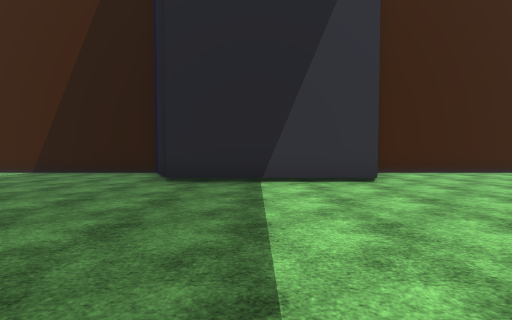
view 1 (above)

21 first-person views from a walk through a Unity game level. The camera is 1.4 m above the floor, tilts 2° down and sees 90° across. The floor is counted in squares, 2 m on a side. Each view is taken from the middle of a square. On the plan, view 1 faces up. The plan holds only what a view shows up to about 9 squares ahead; the rest is blank. The place goes on beyond the plan. Some surface patterns are stand-ins.

view 2
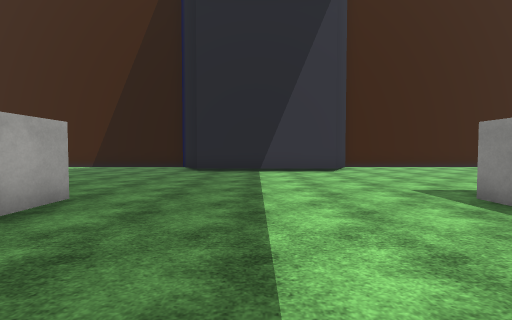

view 3
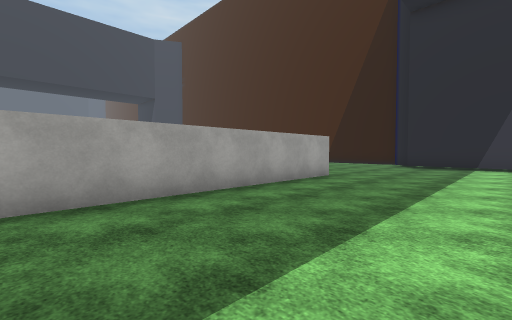

view 4
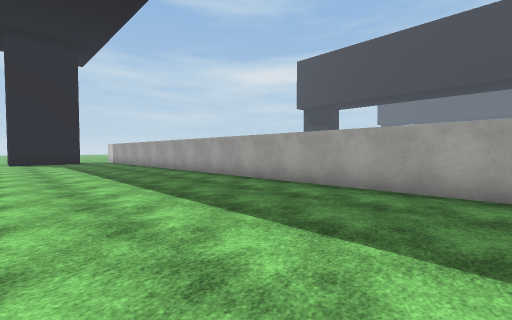

view 5
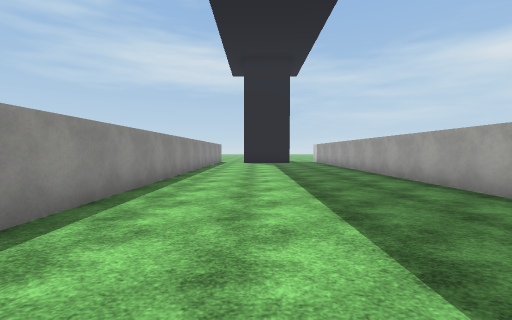

view 6
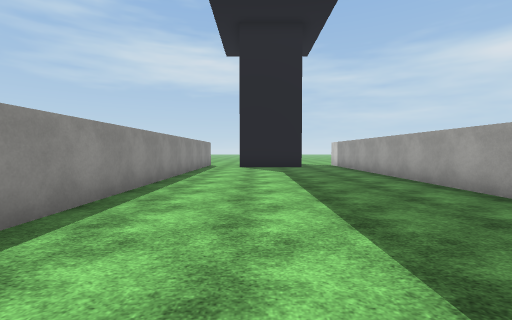

view 7
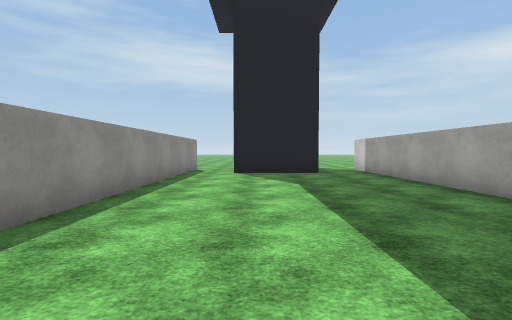

view 8
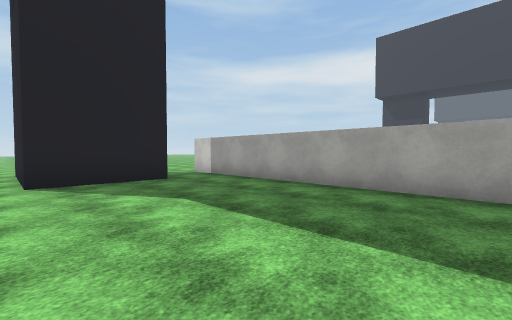

view 9
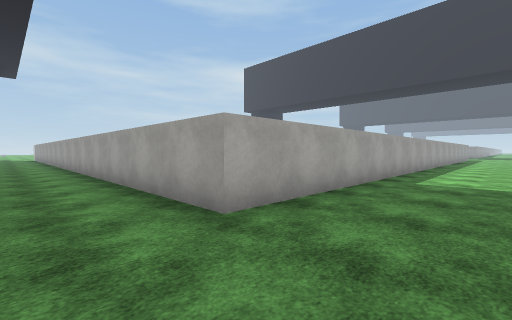

view 10
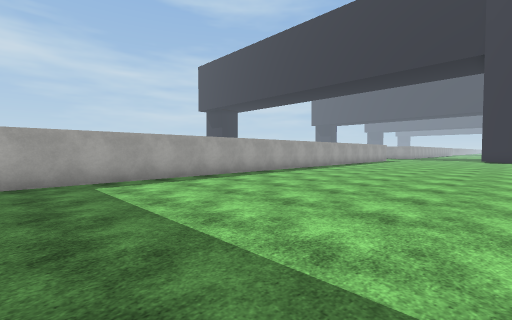

view 11
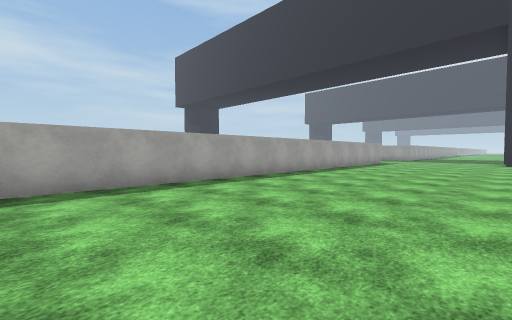

view 12
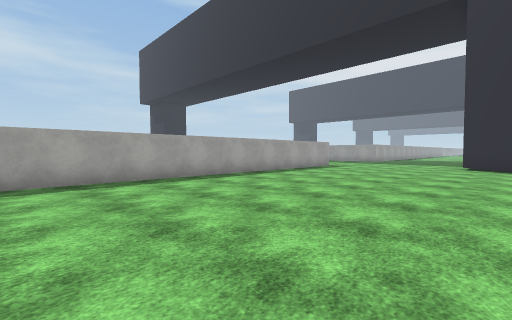

view 13
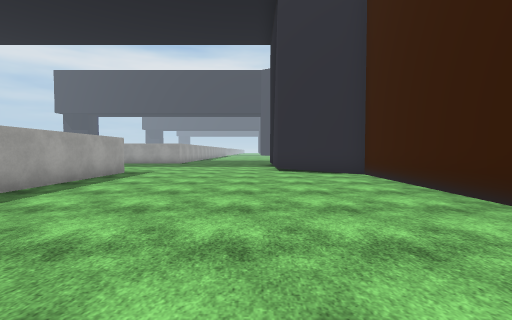

view 14
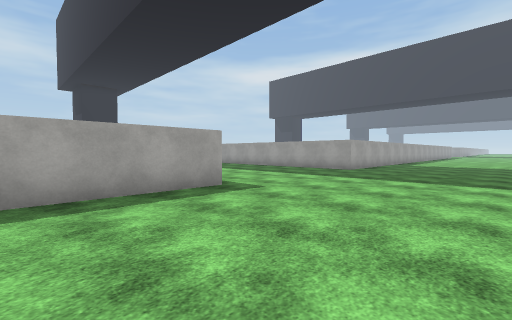

view 15
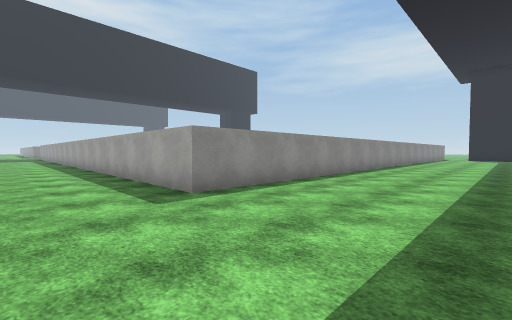

view 16
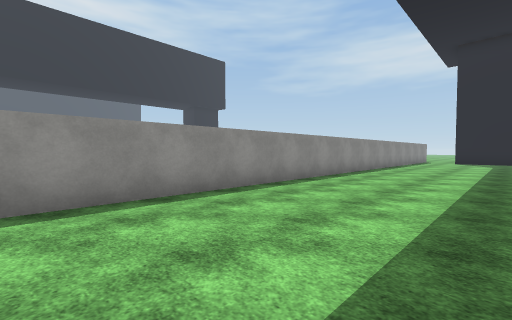

view 17
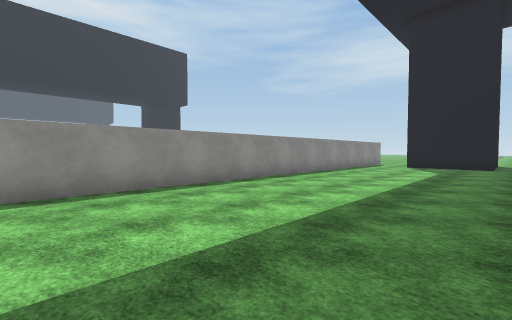

view 18
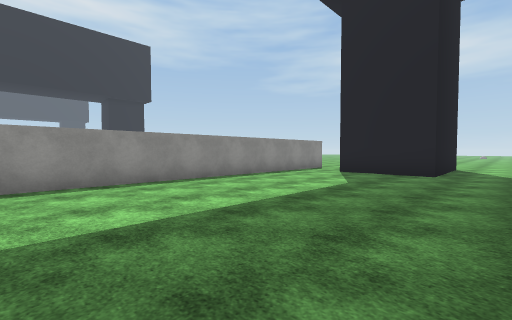

view 19
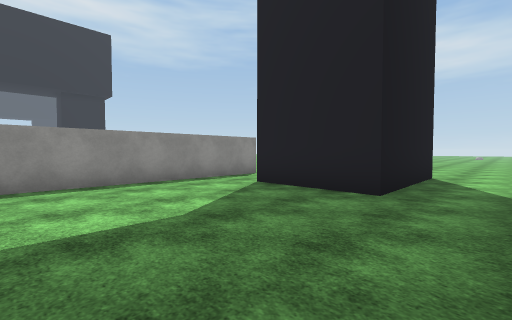

view 20
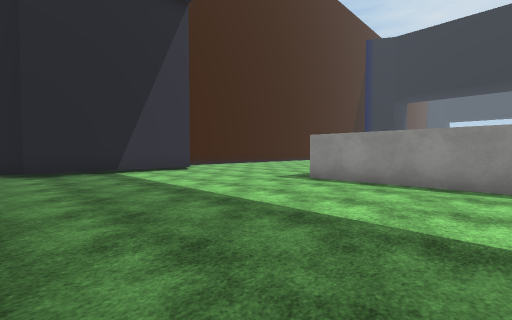

view 21
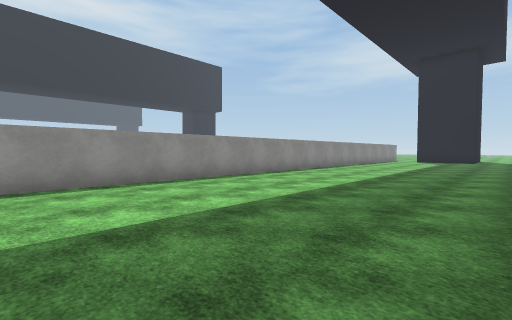

### Floor plan
Points are (right, up) in squares from view 1. A wall is a line through its corners. A room is listed if a view was taken in it or the views show most of it. See-through windows are left out.
Room 1 (views 1, 2, 3, 4, 5, 6, 7, 8, 9, 10, 11, 12, 13, 14, 15, 16, 17, 18, 19, 20, 21)
walls: (-20.1, 8.3) (-24.6, 8.3) (-25.9, 5.7); (-27, 5.7) (-30.6, 5.7) (-31, 6.7); (3.2, 0.1) (3.2, 0.8); (2.8, 5.7) (-2, 5.7) (-3.2, 8.3) (-8.2, 8.3); (6.5, 8.3) (3.9, 8.3); (-1, -20.2) (1.7, -20.2) (1.7, -21.4); (-25.3, -21.8) (-25.3, 0.8) (-2.8, 0.8) (-2.8, -21.8); (3.2, -21) (3.2, -7.1); (-29.6, -23.9) (-29.6, -20.2) (-26.8, -20.2)
ways out: opening at (-30.5, -24.5); opening at (-2, -22); opening at (2, -21)

Positions as (right, up) in squares from view 1, and headings:
1: (0, 0), facing up
2: (0, -3), facing up
3: (1, -6), facing up-left
4: (2, -4), facing down-left
5: (1, -5), facing down
6: (1, -9), facing down
7: (1, -12), facing down
8: (2, -14), facing down-left
9: (-1, 3), facing down-left
10: (-6, 7), facing down-left
11: (-10, 6), facing down-left
12: (-14, 7), facing down-left
13: (-17, 5), facing left
14: (-22, 5), facing down-left
15: (-29, 3), facing down-right
16: (-29, -3), facing down-right
17: (-30, -8), facing down-right
18: (-31, -12), facing down-right
19: (-31, -16), facing down-right
20: (-31, -3), facing up-right
21: (-31, -2), facing down-right
